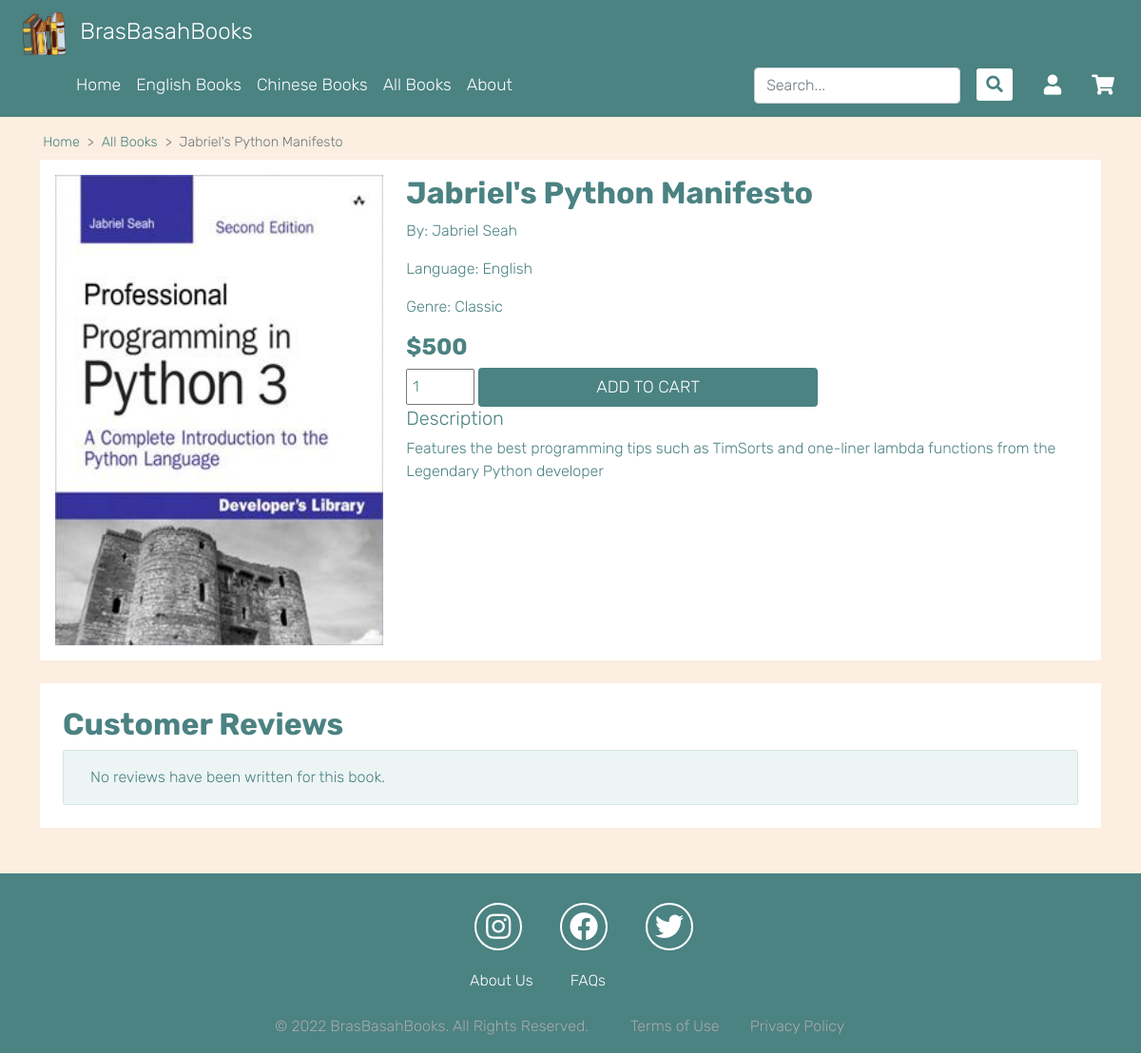
Before: /book/19a4cc17-117a-4a20-8ad6-cc3c243e68a7 with the older database file.
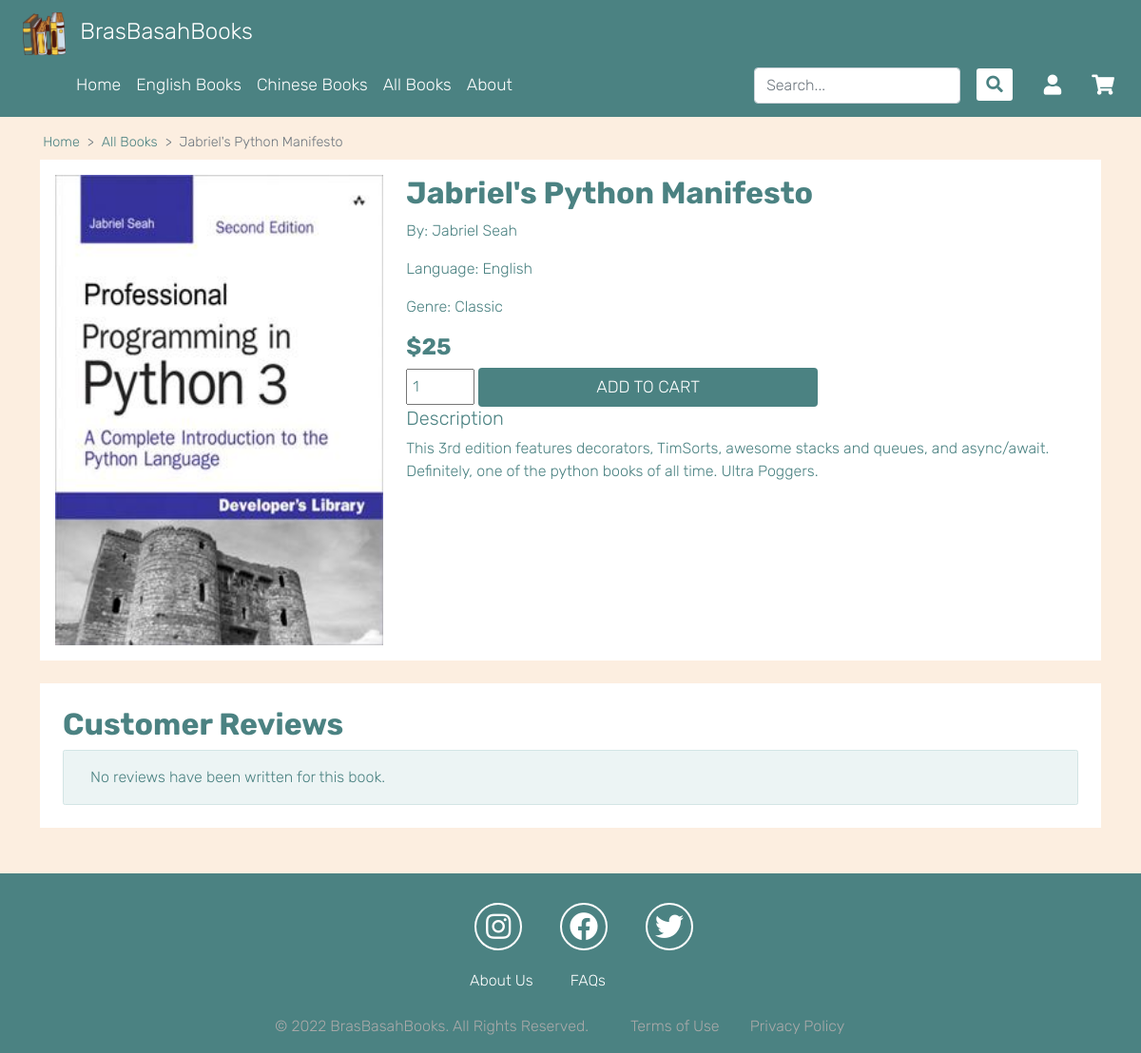
After: the same page with the newer database file.
### tables this page shows
CREATE TABLE Books (
    book_id TEXT NOT NULL,
    language TEXT NOT NULL,
    genre TEXT NOT NULL,
    title TEXT NOT NULL,
    stock INTEGER NOT NULL,
    price INTEGER NOT NULL,
    author TEXT NOT NULL,
    description TEXT NOT NULL,
    cover_img TEXT NOT NULL,
    PRIMARY KEY (book_id)
);

### __init__.py (the view)
@app.route("/book/<book_id>", methods=["GET", "POST"])
@limiter.limit("10/second", override_defaults=False)
def book_info(book_id):
    if flask_global.user and flask_global.user.role in ["admin", "staff"]:
        return redirect(url_for('dashboard'))
    book_data = dbf.retrieve_book(book_id)
    if book_data is None:
        abort(404)
    book_id = book_data[0]
    book = Book(*book_data)
    return render_template("book_info.html", book=book, book_id=book_id)

### __init__.py (called while the page is built, shortened)
def get_user():
    user_session = retrieve_user_session(request)

@app.before_request
def before_request():
    flask_global.user = get_user()  # Get user
    csrf.protect()

### csp/csp.py (called while the page is built)
def get_csp(blob=False) -> str:
    csp = _DEFAULT_CSP
    if blob:
        csp = _IMG_SRC_BLOB_SCP
    return csp

### db_fetch/book.py (called while the page is built)
def retrieve_book(id_of_book: str) -> Union[tuple, None]:
    return retrieve_db("Books", book_id=id_of_book, fetchone=True)

### db_fetch/general.py (called while the page is built)
def execute_db(query: str, parameters=None, fetchone=False) -> Union[list[tuple], tuple, None]:
    assert query.strip().endswith(";"), 'Must end SQL query with ";"'
    with closing(sqlite3.connect(DATABASE)) as connection:
        with connection:
            cursor = connection.cursor()
            retrieved = cursor.execute(query, parameters)
            if fetchone:
                data = retrieved.fetchone()
            else:
                data = retrieved.fetchall()
            return data
    raise RuntimeError("Unknown critical error!")

### models/Book.py (called while the page is built)
    @property
    def cover_img(self):
        return BOOK_IMG_UPLOAD_FOLDER + self._cover_img

### session_handler/UserSession.py (called while the page is built)
def retrieve_user_session(request) -> Union[UserSession, None]:
    return _gcv(request, USER_SESSION_NAME)

### templates/book_info.html (shortened to what this page needs)
{% extends "base.html" %}
{% block stylesheets %}
<link rel="stylesheet" href="/static/css/books.css">
{% endblock %}
{% block content %}
{% from "includes/_render_breadcrumb.html" import render_breadcrumb %}
{{ render_breadcrumb({
  "Home": url_for("home"),
  "All Books": url_for("books", sort_this="all"),
  book.title: "#"
}) }}
<div class="container display-section p-3 mb-4">
  <div class="row book-info">
    <div class="col-4">
      <img src="{{ book.cover_img }}">
    </div>
    <div class="col-8">
      <h2>{{ book.title }}</h2>
      <p>By: {{ book.author }}</p>
      <p>Language: <span>{{ book.language }}</span></p>
      <p>Genre: <span>{{ book.genre }}</span></p>
      <h4>$<span>{{ book.price }}</span></h4>
      <form method="POST" action="{{ url_for('add_to_cart') }}">
        <input type="number" class="quantity-selector" name="quantity" min="1" value="1" max="{{ book.stock }}">
        {% if g.user is not none %}
        <input type="submit" class="btn add-cart-button" value="ADD TO CART">
        {% else %}
        <button type="button" id="redirectLoginButton" class="btn add-cart-button">ADD TO CART</button>
        {% endif %}
      </form>
      <h5>Description</h5>
      <p>{{ book.description }}</p>
    </div>
  </div>
</div>
<div class="container display-section customer-reviews-container p-4 mb-4">
  <h2 class="review-header mb-2">Customer Reviews</h2>
  <div id="ratingsDetails" class="container py-3">
  </div>
</div>
{% endblock %}

### templates/includes/_render_breadcrumb.html
{% macro render_breadcrumb(name_to_target_dict) %}
  <nav class="breadcrumb-divider-style" aria-label="breadcrumb">
    <ol class="breadcrumb">
      {% for name, target in name_to_target_dict.items() %}
        {% if target == "#" %}
          <li class="breadcrumb-item active" aria-current="page">{{ name }}</li>
        {% else %}
          <li class="breadcrumb-item"><a href="{{ target }}">{{ name }}</a></li>
        {% endif %}
      {% endfor %}
    </ol>
  </nav>
{% endmacro %}

Changed rows visible on the page:
changed Books "Jabriel's Python Manifesto": price "500" → "25"; description "Features the best programming tips such as TimSorts and one-liner lambda functions from the Legendary Python developer" → "This 3rd edition features decorators, TimSorts, awesome stacks and queues, and async/await. Definitely, one of the python books of all time. Ultra Poggers."
